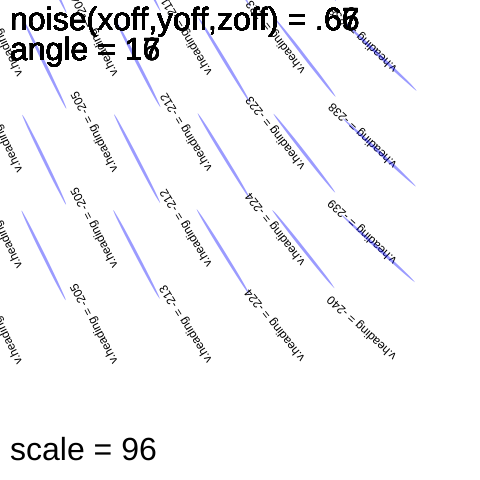
Frame 1 (no input)
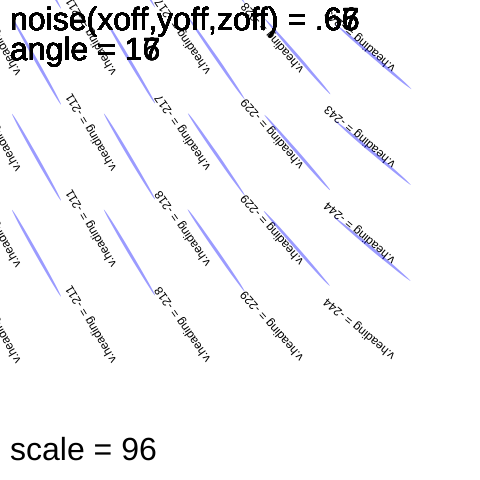
Frame 60 (no input)
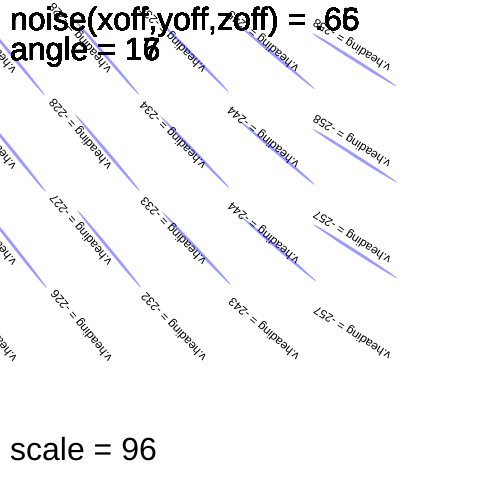
Frame 120 (the mouse pressed at the canvas centre since frame 60)

The p5.js sketch that drew these frames (run headless with seeded random() and noise() and a simulated clock; from frame 60 on, the mouse is pressed at the canvas centre):

// p5.js sketch
// ── sketch.js
// https://editor.p5js.org/benjamin.bergery/sketches/QStPXqgSz

///////// GLOBAL VARIABLES ///////////////////
let inc = 0.01;
//the smaller the difference between coordinates, the smoother the resulting noise sequence will be. Steps of 0.005-0.03 work best for most applications

let scl = 96;

// 48 creates possible shadow starting place
// 9 creates viscous mesh

// divide width and height by scl to define number of rows and columns
let cols, rows;
let fr; // frame rate
let zoff = 0; // rotation zeroed at start

/////////////////////////////////
function setup() {
  make3sliders();

  createCanvas(480, 480);
  frameRate(60);

  // cols = floor(width / scl);
  // rows = floor(height / scl);
  // // floor(n) returns closest integer less than or equal to the value of the parameter

  fr = createP("");
  // bottom paragraph for frame rate display

  //createSpan(" scl = " + scl + " -- inc = " + inc);
}

/////////////////////////////////////////////
function draw() {
  background(255);

  let yoff = 0;
  
  scl = slide3.value();
    
  cols = floor(width / scl);
  rows = floor(height / scl);
  // floor(n) returns closest integer less than or equal to the value of the parameter

  for (let y = 0; y < rows; y++) {
    let xoff = 0;

    for (let x = 0; x < cols; x++) {
      let index = (x + y * width) * 4;
      // let angle = noise(xoff, yoff, zoff)
      // * TWO_PI * 4 ;
      let angle = noise(xoff, yoff, zoff) * TWO_PI * 4;

      textSize(32);
      let noisenum = round(noise(xoff, yoff, zoff) * 100);
      text("noise(xoff,yoff,zoff) = ." + noisenum, 10, 30);
      let anglenum = round(angle);
      text("angle = " + anglenum, 10, 60);

     // console.log("noise(xoff, yoff, zoff)= " + noise(xoff, yoff, zoff));
      // console.log("angle= " + round(angle));
      xoff += inc;
 
      // the noise function works in an infinite space, so the value of the coordinates doesn't matter, only the distance between successive coordinates does (eg. when using noise() within a loop). The smaller the difference between coordinates, the smoother the resulting noise sequence. Steps of 0.005-0.03 work best
      //console.log("xoff= "+ xoff);

      let v = p5.Vector.fromAngle(angle);
      // fromAngle(angle)
      // makes a new 2D vector from an angle
      // returns a new p5.Vector object

      noStroke(0);

      push();
      // push and pop
      // resets translation and rotation
      // for each ellipse
      translate(x * scl, y * scl);
      rotate(v.heading());
      vnum = round(v.heading()*100);
      vnumfull = v.heading();
      
      textSize(12);
      text("v.heading = " + vnum, 10, 30);
      // heading() returns angle of rotation

      // insert pixels

      fill(0, 0, 255, 100);

      ellipse(scl,scl, 100,3);
      // ellipse(scl, scl, 30, 3);
      // in 48 scl version narrow ellipse
      // creates "toothpick" line segments

      pop();
    }
    yoff += inc; //
    zoff += 8/100000;
    // zoff += 0.00008; //rotation
  }
  
  text("scale = " + scl, 10, height -20);

  fr.html(floor(frameRate()));
  //display frame rate
}

////// external functions //////
function make3sliders() {
  // createP("");
  // createSpan(" x increment ");
  // slide1 = createSlider(1, 5, 3);
  // createP("");
  // createSpan(" y increment ");
  // slide2 = createSlider(0, 255, 100);
  createP("");
  createSpan(" scale ");
  slide3 = createSlider(24, 480, 96);
}

// this is a mash up of perlin noise by Qiumeng Fu
// https://editor.p5js.org/fuqiumeng/sketches/pJxXT7h4w
